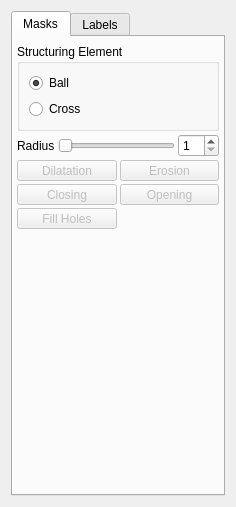
<?xml version="1.0" encoding="UTF-8"?>
<ui version="4.0">
 <class>QmitkMorphologicalOperationsWidgetControls</class>
 <widget class="QWidget" name="QmitkMorphologicalOperationsWidgetControls">
  <property name="geometry">
   <rect>
    <x>0</x>
    <y>0</y>
    <width>236</width>
    <height>507</height>
   </rect>
  </property>
  <property name="sizePolicy">
   <sizepolicy hsizetype="Preferred" vsizetype="MinimumExpanding">
    <horstretch>0</horstretch>
    <verstretch>0</verstretch>
   </sizepolicy>
  </property>
  <property name="windowTitle">
   <string>Form</string>
  </property>
  <layout class="QVBoxLayout" name="verticalLayout_4">
   <item>
    <widget class="QTabWidget" name="tabWidget">
     <property name="sizePolicy">
      <sizepolicy hsizetype="Expanding" vsizetype="MinimumExpanding">
       <horstretch>0</horstretch>
       <verstretch>0</verstretch>
      </sizepolicy>
     </property>
     <property name="currentIndex">
      <number>0</number>
     </property>
     <widget class="QWidget" name="m_tbMasks">
      <attribute name="title">
       <string>Masks</string>
      </attribute>
      <layout class="QVBoxLayout" name="verticalLayout_2">
       <property name="spacing">
        <number>3</number>
       </property>
       <property name="margin">
        <number>4</number>
       </property>
       <item>
        <widget class="QmitkDataSelectionWidget" name="m_DataSelectionWidget" native="true"/>
       </item>
       <item>
        <widget class="QGroupBox" name="groupBox_6">
         <property name="title">
          <string>Structuring Element</string>
         </property>
         <layout class="QVBoxLayout" name="verticalLayout">
          <item>
           <widget class="QRadioButton" name="radioButtonMorphoBall">
            <property name="text">
             <string>Ball</string>
            </property>
            <property name="checked">
             <bool>true</bool>
            </property>
           </widget>
          </item>
          <item>
           <widget class="QRadioButton" name="radioButtonMorphoCross">
            <property name="text">
             <string>Cross</string>
            </property>
           </widget>
          </item>
         </layout>
        </widget>
       </item>
       <item>
        <layout class="QHBoxLayout" name="horizontalLayout_2">
         <item>
          <widget class="QLabel" name="label">
           <property name="text">
            <string>Radius</string>
           </property>
          </widget>
         </item>
         <item>
          <widget class="QSlider" name="sliderMorphFactor">
           <property name="minimum">
            <number>1</number>
           </property>
           <property name="maximum">
            <number>20</number>
           </property>
           <property name="pageStep">
            <number>1</number>
           </property>
           <property name="orientation">
            <enum>Qt::Horizontal</enum>
           </property>
          </widget>
         </item>
         <item>
          <widget class="QSpinBox" name="spinBoxMorphFactor">
           <property name="minimum">
            <number>1</number>
           </property>
           <property name="maximum">
            <number>20</number>
           </property>
          </widget>
         </item>
        </layout>
       </item>
       <item>
        <layout class="QGridLayout" name="gridLayout">
         <item row="0" column="0">
          <widget class="QToolButton" name="btnDilatation">
           <property name="enabled">
            <bool>false</bool>
           </property>
           <property name="sizePolicy">
            <sizepolicy hsizetype="Minimum" vsizetype="Fixed">
             <horstretch>0</horstretch>
             <verstretch>0</verstretch>
            </sizepolicy>
           </property>
           <property name="text">
            <string>Dilatation</string>
           </property>
           <property name="icon">
            <iconset resource="../../../../resources/MorphologicalOperationsWidget.qrc">
             <normaloff>:/SegmentationUtilities/MorphologicalOperations/Dilate_48x48.png</normaloff>:/SegmentationUtilities/MorphologicalOperations/Dilate_48x48.png</iconset>
           </property>
           <property name="iconSize">
            <size>
             <width>32</width>
             <height>32</height>
            </size>
           </property>
           <property name="toolButtonStyle">
            <enum>Qt::ToolButtonTextUnderIcon</enum>
           </property>
          </widget>
         </item>
         <item row="2" column="0">
          <widget class="QToolButton" name="btnFillHoles">
           <property name="enabled">
            <bool>false</bool>
           </property>
           <property name="sizePolicy">
            <sizepolicy hsizetype="Minimum" vsizetype="Fixed">
             <horstretch>0</horstretch>
             <verstretch>0</verstretch>
            </sizepolicy>
           </property>
           <property name="toolTip">
            <string>Globally fills holes in segmentation (radius not required)</string>
           </property>
           <property name="text">
            <string>Fill Holes</string>
           </property>
           <property name="icon">
            <iconset resource="../../../../resources/MorphologicalOperationsWidget.qrc">
             <normaloff>:/SegmentationUtilities/MorphologicalOperations/FillHoles_48x48.png</normaloff>:/SegmentationUtilities/MorphologicalOperations/FillHoles_48x48.png</iconset>
           </property>
           <property name="iconSize">
            <size>
             <width>32</width>
             <height>32</height>
            </size>
           </property>
           <property name="toolButtonStyle">
            <enum>Qt::ToolButtonTextUnderIcon</enum>
           </property>
          </widget>
         </item>
         <item row="0" column="1">
          <widget class="QToolButton" name="btnErosion">
           <property name="enabled">
            <bool>false</bool>
           </property>
           <property name="sizePolicy">
            <sizepolicy hsizetype="Minimum" vsizetype="Fixed">
             <horstretch>0</horstretch>
             <verstretch>0</verstretch>
            </sizepolicy>
           </property>
           <property name="text">
            <string>Erosion</string>
           </property>
           <property name="icon">
            <iconset resource="../../../../resources/MorphologicalOperationsWidget.qrc">
             <normaloff>:/SegmentationUtilities/MorphologicalOperations/Erode_48x48.png</normaloff>:/SegmentationUtilities/MorphologicalOperations/Erode_48x48.png</iconset>
           </property>
           <property name="iconSize">
            <size>
             <width>32</width>
             <height>32</height>
            </size>
           </property>
           <property name="toolButtonStyle">
            <enum>Qt::ToolButtonTextUnderIcon</enum>
           </property>
          </widget>
         </item>
         <item row="1" column="0">
          <widget class="QToolButton" name="btnClosing">
           <property name="enabled">
            <bool>false</bool>
           </property>
           <property name="sizePolicy">
            <sizepolicy hsizetype="Minimum" vsizetype="Fixed">
             <horstretch>0</horstretch>
             <verstretch>0</verstretch>
            </sizepolicy>
           </property>
           <property name="text">
            <string>Closing</string>
           </property>
           <property name="icon">
            <iconset resource="../../../../resources/MorphologicalOperationsWidget.qrc">
             <normaloff>:/SegmentationUtilities/MorphologicalOperations/Closing_48x48.png</normaloff>:/SegmentationUtilities/MorphologicalOperations/Closing_48x48.png</iconset>
           </property>
           <property name="iconSize">
            <size>
             <width>32</width>
             <height>32</height>
            </size>
           </property>
           <property name="toolButtonStyle">
            <enum>Qt::ToolButtonTextUnderIcon</enum>
           </property>
          </widget>
         </item>
         <item row="1" column="1">
          <widget class="QToolButton" name="btnOpening">
           <property name="enabled">
            <bool>false</bool>
           </property>
           <property name="sizePolicy">
            <sizepolicy hsizetype="Minimum" vsizetype="Fixed">
             <horstretch>0</horstretch>
             <verstretch>0</verstretch>
            </sizepolicy>
           </property>
           <property name="text">
            <string>Opening</string>
           </property>
           <property name="icon">
            <iconset resource="../../../../resources/MorphologicalOperationsWidget.qrc">
             <normaloff>:/SegmentationUtilities/MorphologicalOperations/Opening_48x48.png</normaloff>:/SegmentationUtilities/MorphologicalOperations/Opening_48x48.png</iconset>
           </property>
           <property name="iconSize">
            <size>
             <width>32</width>
             <height>32</height>
            </size>
           </property>
           <property name="toolButtonStyle">
            <enum>Qt::ToolButtonTextUnderIcon</enum>
           </property>
          </widget>
         </item>
        </layout>
       </item>
       <item>
        <spacer name="verticalSpacer_2">
         <property name="orientation">
          <enum>Qt::Vertical</enum>
         </property>
         <property name="sizeHint" stdset="0">
          <size>
           <width>20</width>
           <height>40</height>
          </size>
         </property>
        </spacer>
       </item>
      </layout>
     </widget>
     <widget class="QWidget" name="m_tbLabels">
      <attribute name="title">
       <string>Labels</string>
      </attribute>
      <layout class="QVBoxLayout" name="verticalLayout_3">
       <property name="spacing">
        <number>3</number>
       </property>
       <property name="margin">
        <number>4</number>
       </property>
       <item>
        <widget class="QmitkLabelSetWidget" name="m_LabelSetWidget" native="true">
         <property name="sizePolicy">
          <sizepolicy hsizetype="Preferred" vsizetype="MinimumExpanding">
           <horstretch>0</horstretch>
           <verstretch>0</verstretch>
          </sizepolicy>
         </property>
         <property name="minimumSize">
          <size>
           <width>0</width>
           <height>50</height>
          </size>
         </property>
        </widget>
       </item>
       <item>
        <widget class="QmitkToolGUIArea" name="m_ToolGUIContainer" native="true">
         <property name="sizePolicy">
          <sizepolicy hsizetype="Minimum" vsizetype="Minimum">
           <horstretch>0</horstretch>
           <verstretch>0</verstretch>
          </sizepolicy>
         </property>
         <property name="minimumSize">
          <size>
           <width>15</width>
           <height>0</height>
          </size>
         </property>
         <property name="font">
          <font>
           <weight>50</weight>
           <bold>false</bold>
          </font>
         </property>
        </widget>
       </item>
       <item>
        <widget class="QmitkToolSelectionBox" name="m_ToolSelectionBox" native="true">
         <property name="sizePolicy">
          <sizepolicy hsizetype="Minimum" vsizetype="MinimumExpanding">
           <horstretch>0</horstretch>
           <verstretch>0</verstretch>
          </sizepolicy>
         </property>
         <property name="minimumSize">
          <size>
           <width>0</width>
           <height>15</height>
          </size>
         </property>
         <property name="font">
          <font>
           <weight>50</weight>
           <bold>false</bold>
          </font>
         </property>
        </widget>
       </item>
       <item>
        <spacer name="verticalSpacer_3">
         <property name="orientation">
          <enum>Qt::Vertical</enum>
         </property>
         <property name="sizeHint" stdset="0">
          <size>
           <width>20</width>
           <height>40</height>
          </size>
         </property>
        </spacer>
       </item>
      </layout>
     </widget>
    </widget>
   </item>
  </layout>
 </widget>
 <customwidgets>
  <customwidget>
   <class>QmitkDataSelectionWidget</class>
   <extends>QWidget</extends>
   <header>internal/Common/QmitkDataSelectionWidget.h</header>
   <container>1</container>
  </customwidget>
  <customwidget>
   <class>QmitkToolSelectionBox</class>
   <extends>QWidget</extends>
   <header location="global">QmitkToolSelectionBox.h</header>
  </customwidget>
  <customwidget>
   <class>QmitkToolGUIArea</class>
   <extends>QWidget</extends>
   <header location="global">QmitkToolGUIArea.h</header>
  </customwidget>
  <customwidget>
   <class>QmitkLabelSetWidget</class>
   <extends>QWidget</extends>
   <header location="global">Qmitk/QmitkLabelSetWidget.h</header>
   <container>1</container>
  </customwidget>
 </customwidgets>
 <resources>
  <include location="../../../../resources/MorphologicalOperationsWidget.qrc"/>
 </resources>
 <connections>
  <connection>
   <sender>sliderMorphFactor</sender>
   <signal>valueChanged(int)</signal>
   <receiver>spinBoxMorphFactor</receiver>
   <slot>setValue(int)</slot>
   <hints>
    <hint type="sourcelabel">
     <x>240</x>
     <y>27</y>
    </hint>
    <hint type="destinationlabel">
     <x>766</x>
     <y>36</y>
    </hint>
   </hints>
  </connection>
  <connection>
   <sender>spinBoxMorphFactor</sender>
   <signal>valueChanged(int)</signal>
   <receiver>sliderMorphFactor</receiver>
   <slot>setValue(int)</slot>
   <hints>
    <hint type="sourcelabel">
     <x>784</x>
     <y>38</y>
    </hint>
    <hint type="destinationlabel">
     <x>657</x>
     <y>38</y>
    </hint>
   </hints>
  </connection>
 </connections>
</ui>
